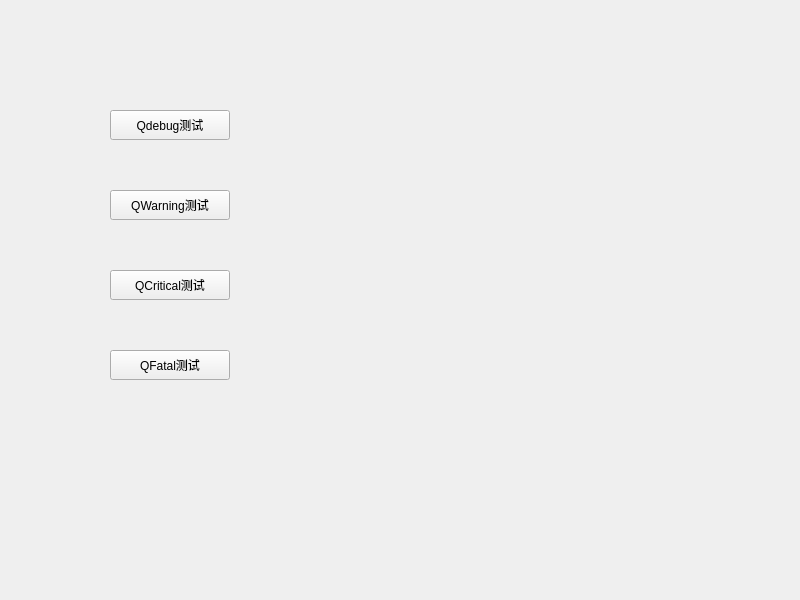
<?xml version="1.0" encoding="UTF-8"?>
<ui version="4.0">
 <class>Widget</class>
 <widget class="QWidget" name="Widget">
  <property name="geometry">
   <rect>
    <x>0</x>
    <y>0</y>
    <width>800</width>
    <height>600</height>
   </rect>
  </property>
  <property name="windowTitle">
   <string>Widget</string>
  </property>
  <widget class="QPushButton" name="pushButton_Qdebug">
   <property name="geometry">
    <rect>
     <x>110</x>
     <y>110</y>
     <width>120</width>
     <height>30</height>
    </rect>
   </property>
   <property name="text">
    <string>Qdebug测试</string>
   </property>
  </widget>
  <widget class="QPushButton" name="pushButton_Qwarning">
   <property name="geometry">
    <rect>
     <x>110</x>
     <y>190</y>
     <width>120</width>
     <height>30</height>
    </rect>
   </property>
   <property name="text">
    <string>QWarning测试</string>
   </property>
  </widget>
  <widget class="QPushButton" name="pushButton_QCritical">
   <property name="geometry">
    <rect>
     <x>110</x>
     <y>270</y>
     <width>120</width>
     <height>30</height>
    </rect>
   </property>
   <property name="text">
    <string>QCritical测试</string>
   </property>
  </widget>
  <widget class="QPushButton" name="pushButton_QFatal">
   <property name="geometry">
    <rect>
     <x>110</x>
     <y>350</y>
     <width>120</width>
     <height>30</height>
    </rect>
   </property>
   <property name="text">
    <string>QFatal测试</string>
   </property>
  </widget>
 </widget>
 <resources/>
 <connections/>
</ui>
